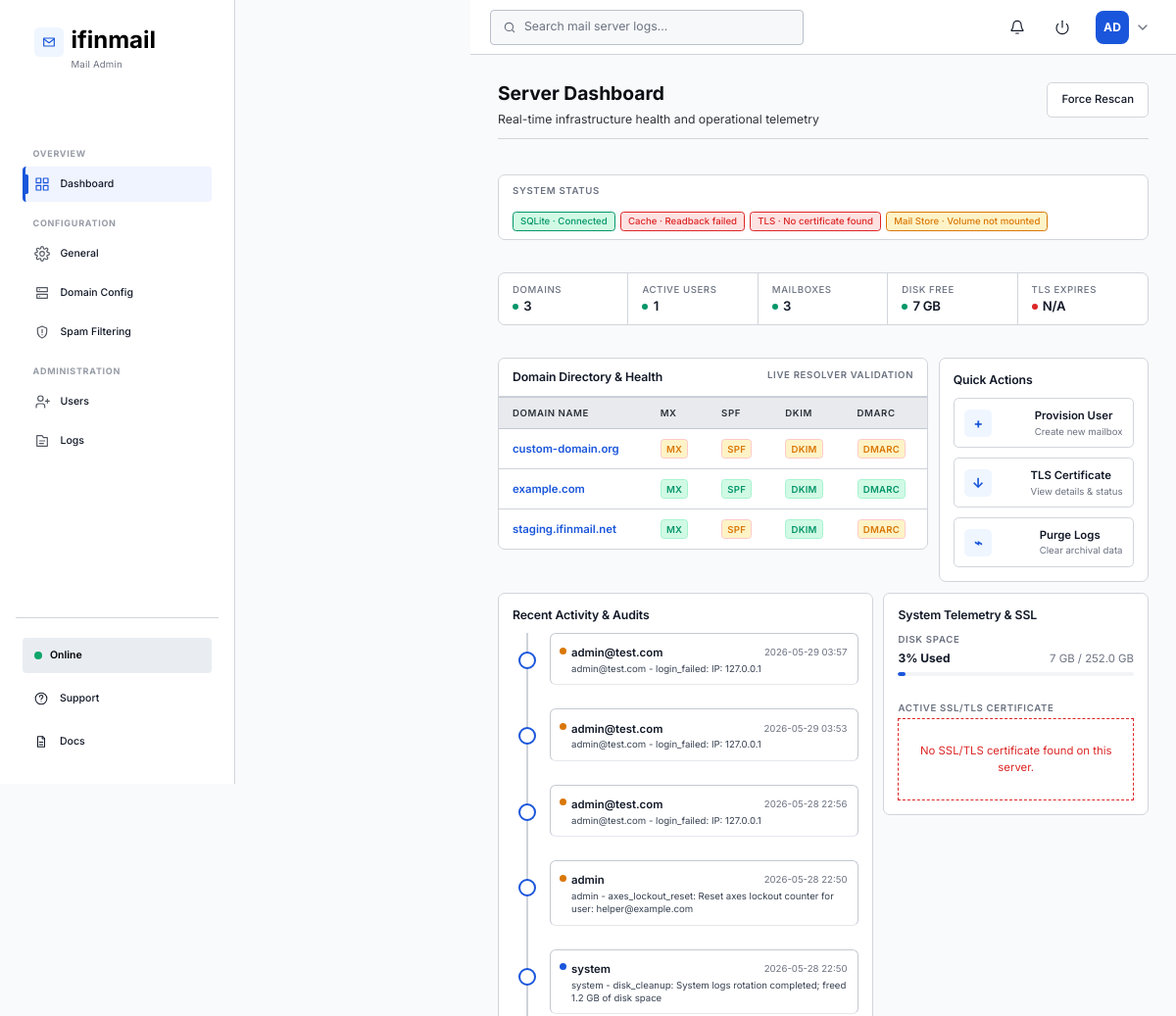
/accounts/dashboard/ (signed in, upper part), run on an earlier commit of the app's database.
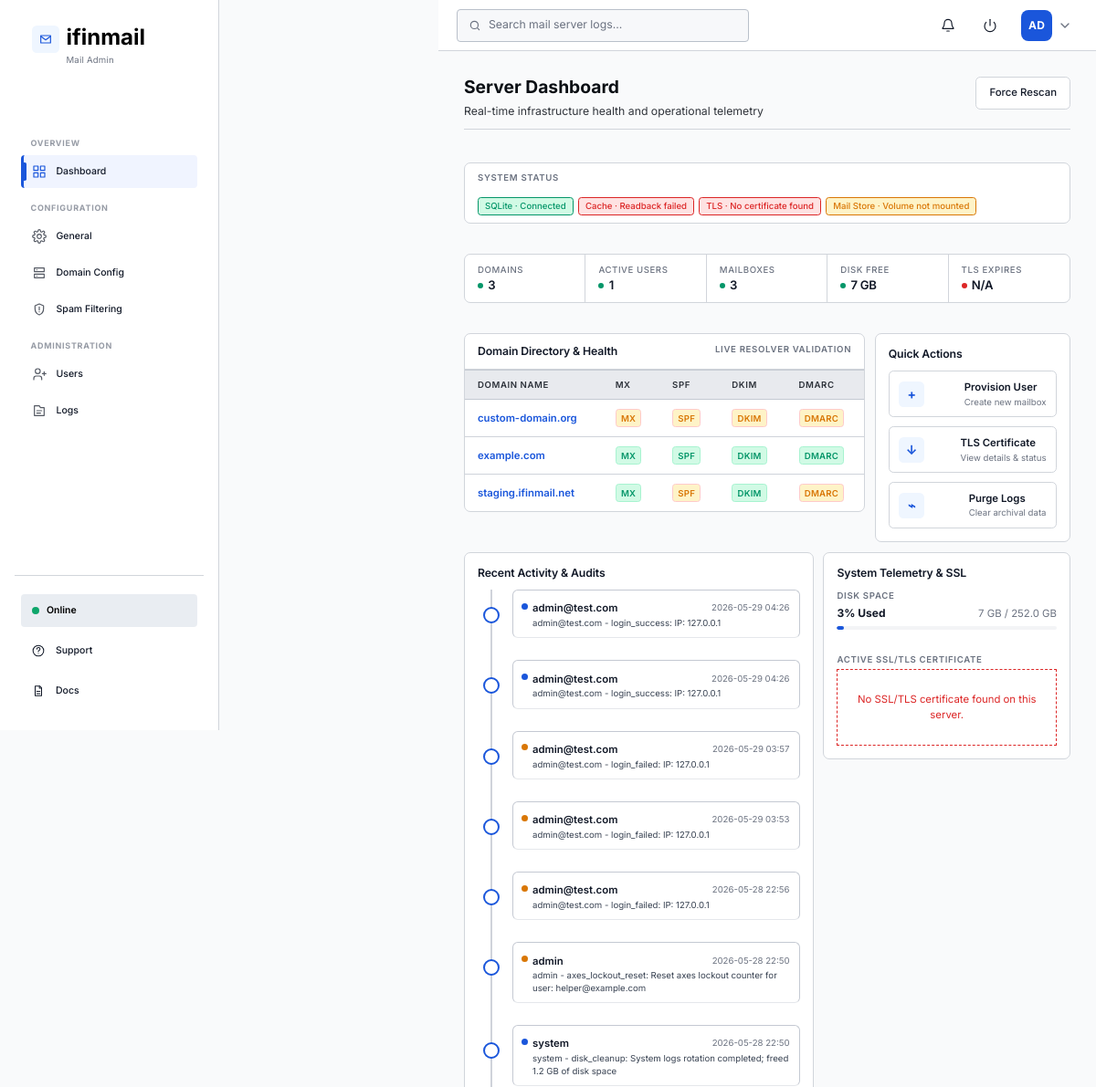
And on a later commit of the database.
### backend/apps/domains/models/__init__.py (models this page shows, shortened)
class Domain(models.Model):
    id = models.UUIDField(primary_key=True, default=uuid.uuid4, editable=False)
    name = models.CharField(max_length=255, unique=True)
    verified = models.BooleanField(default=False)
    mx_verified = models.BooleanField(default=False)
    spf_verified = models.BooleanField(default=False)
    dkim_verified = models.BooleanField(default=False)
    dmarc_verified = models.BooleanField(default=False)
    created_at = models.DateTimeField(auto_now_add=True)
    class Meta:
        managed = False
        db_table = 'domains'
        ordering = ['name']

### backend/services/models.py (models this page shows, shortened)
class AuditEvent(models.Model):
    id = models.UUIDField(primary_key=True, default=uuid.uuid4, editable=False)
    time = models.DateTimeField(auto_now_add=True)
    user = models.CharField(max_length=255)
    action = models.CharField(max_length=255)
    detail = models.TextField(blank=True)
    severity = models.CharField(max_length=32, default='info')
    class Meta:
        managed = True
        db_table = 'ifinmail_audit_event'
        ordering = ['-time']

### backend/apps/accounts/views/dashboard.py (the view)
# urls.py: path('', RedirectView.as_view(pattern_name='accounts:dashboard', permanent=False)),
@login_required
@user_passes_test(_is_staff, login_url='accounts:login')
def dashboard(request: HttpRequest) -> HttpResponse:
    stats = _get_stats()
    services = _get_service_status()
    domains = _get_domains(request)
    events = _get_activity()
    disk = _get_disk_usage()
    tls_days = _get_tls_expiry_days()
    tls_info = _get_tls_info()
    is_mock = not any([stats, services, domains, events])
    return render(
        request,
        'admin/dashboard.html',
        {
            'stats': stats,
            'services': services,
            'domains': domains,
            'domains_empty': len(domains) == 0,
            'events': events,
            'storage_used': disk.get('display', 'N/A'),
            'storage_pct': f'{disk.get("pct", 0):.0f}%',
            'storage_total': f'{disk.get("total_gb", 0):.1f} GB',
            'storage_status': disk.get('status', 'warn'),
            'storage_warning': str(_('Cleanup recommended')) if disk.get('status') == 'err' else '',
            'tls_days': tls_days,
            'tls_info': tls_info,
            'tls_info_json': json.dumps(tls_info),
            'mail_hostname': os.environ.get('MAIL_HOSTNAME', ''),
            'active_section': 'dashboard',
            'header_search_placeholder': 'Search mail server logs...',
            'is_mock': is_mock,
        },
    )

### frontend/templates/admin/dashboard.html (shortened to what this page needs)
{% extends "base.html" %}
{% load i18n %}
{% block sidebar_wrapper %}{% include "includes/sidebar.html" %}{% endblock %}
{% block header %}{% include "includes/header.html" %}{% endblock %}
{% block content %}
<section class="ifinmail-admin-content">
    <div class="ifinmail-admin-page">
        <div class="ifinmail-page-header">
            <div>
                <h1 class="ifinmail-page-title">{% trans 'Server Dashboard' %}</h1>
                <p class="ifinmail-page-subtitle">{% trans 'Real-time infrastructure health and operational telemetry' %}</p>
            </div>
            <div class="ifinmail-page-actions">
                <button class="ifinmail-btn" onclick="forceRescan()">{% trans 'Force Rescan' %}</button>
            </div>
        </div>
        <div class="ifinmail-health-banner">
            <span class="ifinmail-overline">{% trans 'System status' %}</span>
            <div class="ifinmail-health-pills">
                {% for key, service in services.items %}
                <span class="ifinmail-health-pill ifinmail-health-pill--{{ service.status }}">
                    {{ service.label }} · {{ service.detail }}
                </span>
                {% endfor %}
            </div>
        </div>
        <div class="ifinmail-stat-row">
            {% for stat in stats %}
            <div class="ifinmail-stat-cell">
                <span class="ifinmail-stat-cell__label">{{ stat.label }}</span>
                <div class="ifinmail-stat-cell__value-wrapper">
                    <span class="ifinmail-stat-cell__dot ifinmail-stat-cell__dot--{{ stat.status }}"></span>
                    <span class="ifinmail-stat-cell__value">{{ stat.value }}</span>
                </div>
            </div>
            {% endfor %}
        </div>
        <div class="ifinmail-admin-grid">
            <article class="ifinmail-table-panel ifinmail-span-8">
                <div class="ifinmail-table-panel-header">
                    <h2 class="ifinmail-panel-title">{% trans 'Domain Directory & Health' %}</h2>
                    <span class="ifinmail-overline">{% trans 'Live Resolver Validation' %}</span>
                </div>
                <table class="ifinmail-admin-table">
                    <thead>
                        <tr>
                            <th>{% trans 'Domain Name' %}</th>
                            <th>{% trans 'MX' %}</th>
                            <th>{% trans 'SPF' %}</th>
                            <th>{% trans 'DKIM' %}</th>
                            <th>{% trans 'DMARC' %}</th>
                        </tr>
                    </thead>
                    <tbody>
                        {% for domain in domains %}
                        <tr>
                            <td><strong class="ifinmail-link-strong">{{ domain.name }}</strong></td>
                            {% for check in domain.checks %}
                            <td>
                                <span class="ifinmail-badge {% if check.status == 'pass' %}ifinmail-badge--success{% else %}ifinmail-badge--warning{% endif %}">
                                    {{ check.check|upper }}
                                </span>
                            </td>
                            {% endfor %}
                        </tr>
                        {% endfor %}
                    </tbody>
                </table>
            </article>
            <aside class="ifinmail-panel ifinmail-span-4">
                <h2 class="ifinmail-panel-title">{% trans 'Quick Actions' %}</h2>
                <div>
                    <a href="{% url 'accounts:user_management' %}" class="ifinmail-quick-action">
                        <span class="ifinmail-icon-tile">+</span>
                        <span>
                            <strong>{% trans 'Provision User' %}</strong>
                            <small class="ifinmail-text--muted">{% trans 'Create new mailbox' %}</small>
                        </span>
                    </a>
                    <a href="#" class="ifinmail-quick-action" onclick="event.preventDefault(); quickActionSSL()">
                        <span class="ifinmail-icon-tile">↓</span>
                        <span>
                            <strong>{% trans 'TLS Certificate' %}</strong>
                            <small class="ifinmail-text--muted">{% trans 'View details & status' %}</small>
                        </span>
                    </a>
                    <a href="#" class="ifinmail-quick-action" onclick="event.preventDefault(); quickActionPurge()">
                        <span class="ifinmail-icon-tile">⌁</span>
                        <span>
                            <strong>{% trans 'Purge Logs' %}</strong>
                            <small class="ifinmail-text--muted">{% trans 'Clear archival data' %}</small>
                        </span>
                    </a>
                </div>
            </aside>
            <aside class="ifinmail-panel ifinmail-span-7">
                <h2 class="ifinmail-panel-title">{% trans 'Recent Activity & Audits' %}</h2>
                <div class="ifinmail-timeline">
                    {% for item in events %}
                    <article class="ifinmail-timeline-item">
                        <span class="ifinmail-status-dot {% if item.severity == 'error' or item.severity == 'err' %}ifinmail-status-dot--danger{% elif item.severity == 'warning' or item.severity == 'warn' %}ifinmail-status-dot--warning{% elif item.severity == 'success' %}ifinmail-status-dot--success{% else %}ifinmail-status-dot--info{% endif %}"></span>
                        <small><strong>{{ item.user }}</strong><span>{{ item.time|slice:":16" }}</span></small>
                        <p>{{ item.description }}</p>
                    </article>
                    {% empty %}
                    <div class="ifinmail-empty-state ifinmail-empty-state--compact">
                        <p>{% trans 'No audit entries yet.' %}</p>
                    </div>
                    {% endfor %}
                </div>
            </aside>
            <article class="ifinmail-panel ifinmail-span-5">
                <h2 class="ifinmail-panel-title">{% trans 'System Telemetry & SSL' %}</h2>
                <div class="ifinmail-telemetry-container">
                    <div>
                        <span class="ifinmail-overline">{% trans 'Disk Space' %}</span>
                        <div class="ifinmail-telemetry-row">
                            <strong>{{ storage_pct }} {% trans 'Used' %}</strong>
                            <span class="ifinmail-text--muted">{{ storage_used }} / {{ storage_total }}</span>
                        </div>
                        <div class="ifinmail-progress">
                            <span class="{% if storage_status == 'err' %}bg-danger{% elif storage_status == 'warn' %}bg-warning{% endif %}" style="width: {{ storage_pct }}"></span>
                        </div>
                    </div>
                    <div>
                        <span class="ifinmail-overline">{% trans 'Active SSL/TLS Certificate' %}</span>
                        {% if tls_info.issuer %}
                        <div style="font-size:12px;display:flex;flex-direction:column;gap:5px">
                            <div><span class="ifinmail-text--muted">{% trans 'Host' %}:</span> <code>{{ mail_hostname|default:'Not configured' }}</code></div>
                            <div><span class="ifinmail-text--muted">{% trans 'Issuer' %}:</span> <code style="font-size:11px">{{ tls_info.issuer }}</code></div>
                            <div>
                                <span class="ifinmail-text--muted">{% trans 'Expiry' %}:</span>
                                <span class="ifinmail-badge {% if tls_info.expiry_status == 'ok' %}ifinmail-badge--success{% elif tls_info.expiry_status == 'warn' %}ifinmail-badge--warning{% else %}ifinmail-badge--danger{% endif %}">{{ tls_info.expiry_days }}d</span>
                            </div>
                            {% if tls_info.sans %}
                            <div style="word-break:break-all"><span class="ifinmail-text--muted">{% trans 'SANs' %}:</span> <code style="font-size:11px">{{ tls_info.sans|join:', ' }}</code></div>
                            {% endif %}
                        </div>
                        {% else %}
                        <div class="ifinmail-empty-state ifinmail-empty-state--compact" style="padding: 12px; border: 1px dashed var(--ifinmail-color-danger)">
                            <p style="color: var(--ifinmail-color-danger); margin: 0">{% trans 'No SSL/TLS certificate found on this server.' %}</p>
                        </div>
                        {% endif %}
                    </div>
                </div>
            </article>
        </div>
    </div>
</section>
{% endblock %}

What changed in the data, as far as the page shows it:
added AuditEvent: severity "info" (drawn), user "admin@test.com"
added AuditEvent: severity "info" (drawn), user "admin@test.com"
Also different on the page:
new list line: "2026-05-29 04:26 admin@test.com - login_success: IP: 127.0.0.1"
